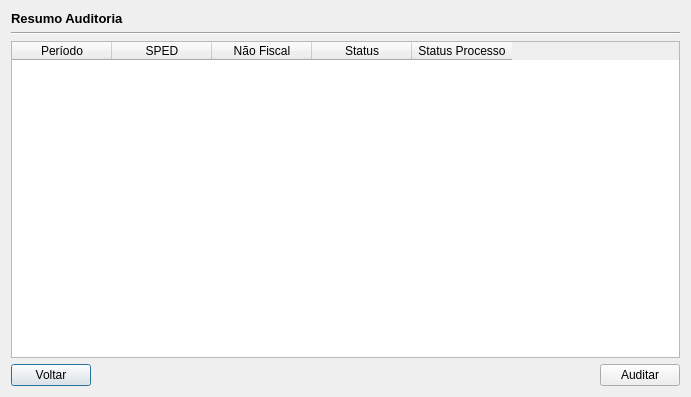
<?xml version="1.0" encoding="UTF-8"?>
<ui version="4.0">
 <class>DResumoAuditoria</class>
 <widget class="QDialog" name="DResumoAuditoria">
  <property name="geometry">
   <rect>
    <x>0</x>
    <y>0</y>
    <width>691</width>
    <height>397</height>
   </rect>
  </property>
  <property name="windowTitle">
   <string>Resumo Auditoria</string>
  </property>
  <property name="windowIcon">
   <iconset resource="../auditoriafiscal.qrc">
    <normaloff>:/imagens/infraestrutura/recursos/imagens/sped.png</normaloff>:/imagens/infraestrutura/recursos/imagens/sped.png</iconset>
  </property>
  <layout class="QGridLayout" name="gridLayout_2">
   <item row="0" column="0">
    <widget class="QLabel" name="lResumo">
     <property name="font">
      <font>
       <pointsize>10</pointsize>
       <weight>75</weight>
       <bold>true</bold>
      </font>
     </property>
     <property name="text">
      <string>Resumo Auditoria</string>
     </property>
    </widget>
   </item>
   <item row="1" column="0">
    <widget class="Line" name="line">
     <property name="orientation">
      <enum>Qt::Horizontal</enum>
     </property>
    </widget>
   </item>
   <item row="2" column="0">
    <widget class="QTableWidget" name="tbwResumo">
     <attribute name="verticalHeaderVisible">
      <bool>false</bool>
     </attribute>
     <attribute name="verticalHeaderHighlightSections">
      <bool>true</bool>
     </attribute>
     <column>
      <property name="text">
       <string>Período</string>
      </property>
     </column>
     <column>
      <property name="text">
       <string>SPED</string>
      </property>
     </column>
     <column>
      <property name="text">
       <string>Não Fiscal</string>
      </property>
     </column>
     <column>
      <property name="text">
       <string>Status</string>
      </property>
     </column>
     <column>
      <property name="text">
       <string>Status Processo</string>
      </property>
     </column>
    </widget>
   </item>
   <item row="3" column="0">
    <layout class="QGridLayout" name="gridLayout">
     <item row="0" column="0">
      <widget class="QPushButton" name="pbVoltar">
       <property name="text">
        <string>Voltar</string>
       </property>
       <property name="icon">
        <iconset resource="../auditoriafiscal.qrc">
         <normaloff>:/imagens/infraestrutura/recursos/imagens/seta_esquerda.png</normaloff>:/imagens/infraestrutura/recursos/imagens/seta_esquerda.png</iconset>
       </property>
      </widget>
     </item>
     <item row="0" column="1">
      <spacer name="horizontalSpacer">
       <property name="orientation">
        <enum>Qt::Horizontal</enum>
       </property>
       <property name="sizeHint" stdset="0">
        <size>
         <width>488</width>
         <height>20</height>
        </size>
       </property>
      </spacer>
     </item>
     <item row="0" column="2">
      <widget class="QPushButton" name="pbAuditar">
       <property name="text">
        <string>Auditar</string>
       </property>
       <property name="icon">
        <iconset resource="../auditoriafiscal.qrc">
         <normaloff>:/imagens/infraestrutura/recursos/imagens/contabil.png</normaloff>:/imagens/infraestrutura/recursos/imagens/contabil.png</iconset>
       </property>
      </widget>
     </item>
    </layout>
   </item>
  </layout>
 </widget>
 <resources>
  <include location="../auditoriafiscal.qrc"/>
 </resources>
 <connections/>
</ui>
